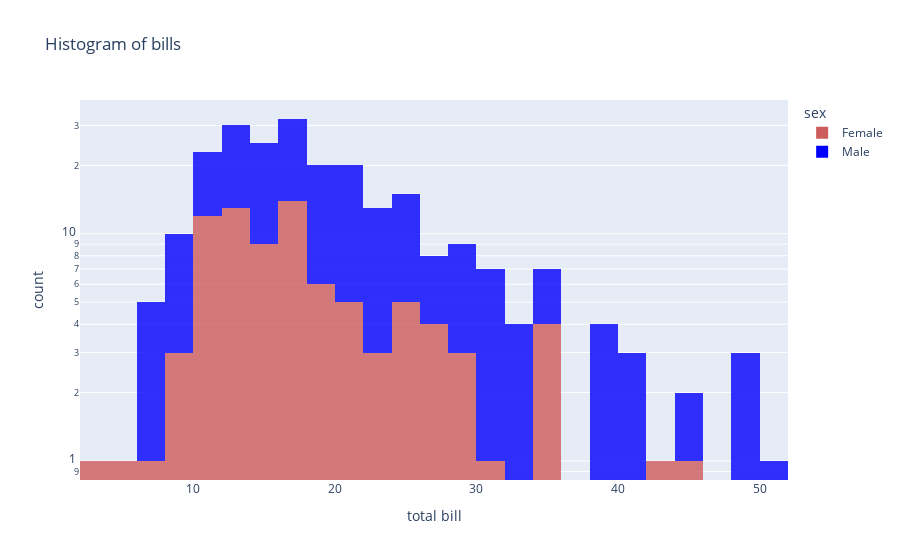

Notebook cell for this chart:
### Markdown cell above
### Aspect of the histogram plot

### Code cell
df1 = px.data.tips()
fig = px.histogram(df1, x="total_bill", color = 'sex',
                   title='Histogram of bills',
                   labels={'total_bill':'total bill'}, # can specify one label per df1 column
                   opacity=0.8, # opacity 80%
                   log_y=True, # represent bars with log scale
                   color_discrete_sequence=['indianred', 'blue'] # color of histogram bars
                   )
fig.show()

### Figure 1 — Plotly figure (JSON) as saved in the notebook; plotly's stock layout.template omitted (floating-point values rounded to 4 significant figures; data arrays with more than 128 entries replaced by an {"elided": "..."} marker saying what was removed)
{"data": [{"alignmentgroup": "True", "bingroup": "x", "hovertemplate": "sex=Female<br>total bill=%{x}<br>count=%{y}<extra></extra>", "legendgroup": "Female", "marker": {"color": "indianred", "opacity": 0.8}, "name": "Female", "offsetgroup": "Female", "orientation": "v", "showlegend": true, "type": "histogram", "x": [16.99, 24.59, 35.26, 14.83, 10.33, 16.97, 20.29, 15.77, 19.65, 15.06, 20.69, 16.93, 10.29, 34.81, 26.41, 16.45, 3.07, 17.07, 26.86, 25.28, 14.73, 10.07, 34.83, 5.75, 16.32, 22.75, 11.35, 15.38, 44.3, 22.42, 20.92, 14.31, 7.25, 25.71, 17.31, 10.65, 12.43, 24.08, 13.42, 12.48, 29.8, 14.52, 11.38, 20.27, 11.17, 12.26, 18.26, 8.51, 10.33, 14.15, 13.16, 17.47, 27.05, 16.43, 8.35, 18.64, 11.87, 29.85, 25, 13.39, 16.21, 17.51, 10.59, 10.63, 9.6, 20.9, 18.15, 19.81, 43.11, 13, 12.74, 13, 16.4, 16.47, 12.76, 13.27, 28.17, 12.9, 30.14, 13.42, 15.98, 16.27, 10.09, 22.12, 35.83, 27.18, 18.78], "xaxis": "x", "yaxis": "y"}, {"alignmentgroup": "True", "bingroup": "x", "hovertemplate": "sex=Male<br>total bill=%{x}<br>count=%{y}<extra></extra>", "legendgroup": "Male", "marker": {"color": "blue", "opacity": 0.8}, "name": "Male", "offsetgroup": "Male", "orientation": "v", "showlegend": true, "type": "histogram", "x": {"elided": "157 float values"}, "xaxis": "x", "yaxis": "y"}], "layout": {"barmode": "relative", "legend": {"title": {"text": "sex"}, "tracegroupgap": 0}, "title": {"text": "Histogram of bills"}, "xaxis": {"anchor": "y", "domain": [0, 1], "title": {"text": "total bill"}}, "yaxis": {"anchor": "x", "domain": [0, 1], "title": {"text": "count"}, "type": "log"}}}
